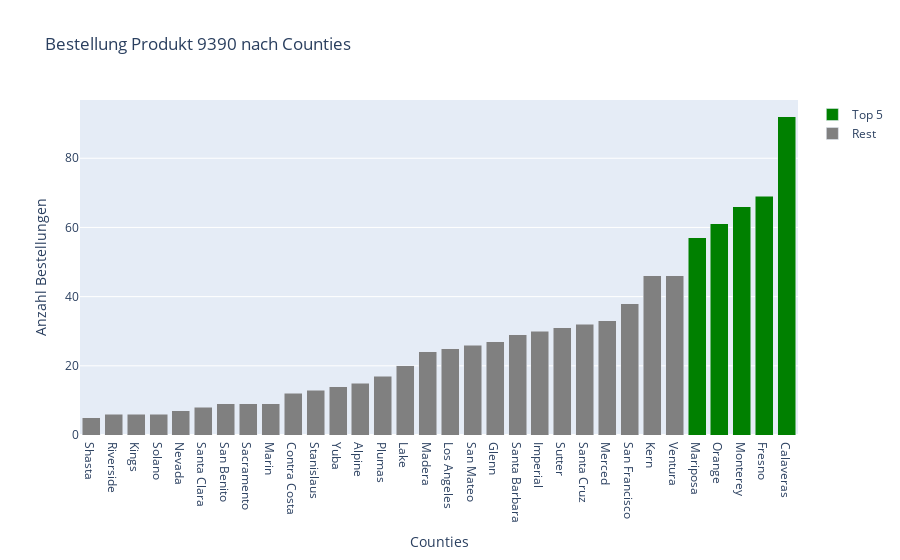

The code cell stored with this chart in its notebook:
### Markdown cell above
- 16 Counties ohne existente Nachfrage (1 oder 0 Verkäufe)
- Danach monotoner Anstieg zur Spitzengruppe (17 Counties mit > 20 Käufen)

### Code cell
# Order counties by most purchases of product
df_q2 = df_q2.sort_values(by='Anteil Bestellungen', ascending = False).reset_index()
bins = [0,50,100] # define 2 bins for Top 5 yes/no (only 5 Counties have more than 50 orders)
labels = ['Rest', 'Top 5']
colors = {'Rest':'gray','Top 5':'green'}
df_q2['label'] = pd.cut(df_q2['Anzahl Bestellungen'], bins=bins, labels=labels) # generate label for Top 5 yes/no
df_q2=df_q2[df_q2["Anzahl Bestellungen"]>=5] # for better visibility in plot: remove all counties with less than 5 purchases
bars = []
for label, label_df in df_q2.groupby('label'): 
    bars.append(go.Bar(x=label_df.county, # for each county
                       y=label_df['Anzahl Bestellungen'], # append count orders
                       name=label, # name it Top 5 / Rest
                       marker={'color':colors[label]})) # set color of Bar


my_layout = ({"title": "Bestellung Produkt 9390 nach Counties",
              "yaxis": {"title":"Anzahl Bestellungen"},
              "xaxis": {"title":"Counties"},
              "showlegend": True})
fig = go.FigureWidget(data=bars, layout = my_layout)
fig.update_layout(barmode='stack', xaxis={'categoryorder':'total ascending'})
fig.show()

### Figure 1 — Plotly figure (JSON) as saved in the notebook; plotly's stock layout.template omitted (floating-point values rounded to 4 significant figures)
{"data": [{"marker": {"color": "gray"}, "name": "Rest", "type": "bar", "uid": "34fd9ef5-8e3e-4de3-b60f-98064f52f9fb", "x": ["Kern", "Ventura", "San Francisco", "Merced", "Santa Cruz", "Sutter", "Imperial", "Santa Barbara", "Glenn", "San Mateo", "Los Angeles", "Madera", "Lake", "Plumas", "Alpine", "Yuba", "Stanislaus", "Contra Costa", "San Benito", "Sacramento", "Marin", "Santa Clara", "Nevada", "Riverside", "Kings", "Solano", "Shasta"], "y": [46, 46, 38, 33, 32, 31, 30, 29, 27, 26, 25, 24, 20, 17, 15, 14, 13, 12, 9, 9, 9, 8, 7, 6, 6, 6, 5]}, {"marker": {"color": "green"}, "name": "Top 5", "type": "bar", "uid": "82f5515e-428a-4497-b3ab-1001c80439ee", "x": ["Calaveras", "Fresno", "Monterey", "Orange", "Mariposa"], "y": [92, 69, 66, 61, 57]}], "layout": {"autosize": true, "barmode": "stack", "showlegend": true, "title": {"text": "Bestellung Produkt 9390 nach Counties"}, "xaxis": {"autorange": true, "categoryorder": "total ascending", "range": [-0.5, 31.5], "title": {"text": "Counties"}, "type": "category"}, "yaxis": {"autorange": true, "range": [0, 96.84], "title": {"text": "Anzahl Bestellungen"}, "type": "linear"}}}
